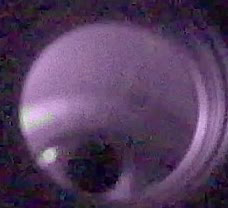
#> input picture frame 23 of OBJ 2 - RECOLECCION DE DATOS/DATOS/U2/18-10-24_12-17-17_VIDEO_OJO_UX.avi, 228 x 208 px, given in place of video_filled.avi, which was not available
$ python diametro-original.py
#> lines starting #> are read from the running program, lines starting #| are printed output that depends on the picture; after the words box and inside, x2 and y2 are one past the last pixel; in counts of white or black regions, pixels touching at a corner belong together; pictures that were not available may be replaced by others from this repository, and a replacement may not be noted
import cv2
import numpy as np

# Rutas del video
video_path = 'video_filled.avi'  # Procesado
original_video = '18-10-24_15-35-20_VIDEO_OJO_UX.avi'  # Original
output_video_path = 'video_with_detected_circles.avi'

# Cargar los videos
cap_processed = cv2.VideoCapture(video_path)
cap_original = cv2.VideoCapture(original_video)

# Verifica si los videos fueron cargados correctamente
if not cap_processed.isOpened() or not cap_original.isOpened():
    print("Error al abrir uno de los videos")
    exit()

# Obtener las propiedades del video original
frame_width = int(cap_original.get(cv2.CAP_PROP_FRAME_WIDTH))
frame_height = int(cap_original.get(cv2.CAP_PROP_FRAME_HEIGHT))
fps = int(cap_original.get(cv2.CAP_PROP_FPS))
fourcc = cv2.VideoWriter_fourcc(*'XVID')

# Crear el objeto para guardar el video procesado
out = cv2.VideoWriter(output_video_path, fourcc, fps, (frame_width, frame_height))

# Lista para almacenar los diámetros detectados
diameters = []

while True:
    # Leer frames de ambos videos
    ret_processed, frame_processed = cap_processed.read()
#> frame_processed is the input picture: shape (208, 228, 3); mean B, G, R 95.1, 62.3, 86.1
    ret_original, frame_original = cap_original.read()

    if not ret_processed or not ret_original:
        break

    # Convertir el fotograma procesado a escala de grises
    gray = cv2.cvtColor(frame_processed, cv2.COLOR_BGR2GRAY)
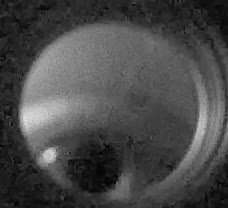
#> gray: shape (208, 228); min 0, max 227, mean 73.1

    # Suavizar la imagen para reducir ruido
    blurred = cv2.GaussianBlur(gray, (9, 9), 2)

    # Detectar círculos usando la Transformada de Hough
    circles = cv2.HoughCircles(blurred, cv2.HOUGH_GRADIENT, dp=1, minDist=30,
                               param1=20, param2=10, minRadius=20, maxRadius=25)
#> circles = [[198.5, 174.5, 22.2], [157.5, 155.5, 22.1], [120.5, 178.5, 21]]

    # Si se detectan círculos
    if circles is not None:
        circles = np.uint16(np.around(circles))
#> circles = [[198, 174, 22], [158, 156, 22], [120, 178, 21]]
        for i in circles[0, :]:
            radius = i[2]  # Radio del círculo
            diameter = 2 * int(radius)  # Convertir a entero normal
            diameters.append(diameter)

            # Dibujar el círculo detectado en el video original
            cv2.circle(frame_original, (i[0], i[1]), radius, (0, 255, 0), 2)
            cv2.circle(frame_original, (i[0], i[1]), 2, (0, 0, 255), 3)  # Centro del círculo
#> this loop made 3 passes
#> (i, radius, diameter) on passes 1 to 3: ([198, 174, 22], 22, 44), ([158, 156, 22], 22, 44), ([120, 178, 21], 21, 42)
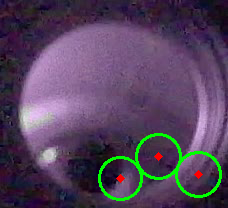
#> frame_original: shape (208, 228, 3); 2.81% of pixels changed, all inside (x1, y1, x2, y2) = (98, 133, 222, 201)
#> after the loop, diameters = [44, 44, 42]

    # Escribir el frame procesado en el nuevo video
    out.write(frame_original)

    # Mostrar el frame procesado
    cv2.imshow('Detección de Círculos en el Video Original', frame_original)
    if cv2.waitKey(1) & 0xFF == ord('q'):
#> (key q is pressed here)
        break

# Liberar recursos
cap_processed.release()
cap_original.release()
out.release()
cv2.destroyAllWindows()

# Convertir los diámetros a una lista simple de enteros
diameters = list(map(int, diameters))

# Mostrar los diámetros detectados
print(diameters)
#| [44, 44, 42]

$ run again, starting later in the video
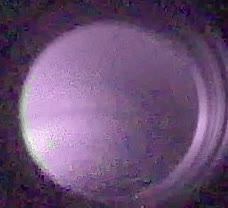
#> input picture frame 105 of OBJ 2 - RECOLECCION DE DATOS/DATOS/U2/18-10-24_12-17-17_VIDEO_OJO_UX.avi, 228 x 208 px, given in place of video_filled.avi, which was not available
#> frame_processed is the input picture: shape (208, 228, 3); mean B, G, R 116.3, 80.2, 107.6
#> `gray = cv2.cvtColor(frame_processed, cv2.COLOR_BGR2GRAY)`:
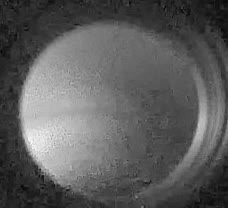
#> gray: shape (208, 228); min 6, max 250, mean 92.4
#> `circles = cv2.HoughCircles(blurred, cv2.HOUGH_GRADIENT, dp=1, minDist=..`: circles = [[68.5, 162.5, 24.4], [161.5, 148.5, 23.2], [62.5, 9.5, 22.1]]
#> `circles = np.uint16(np.around(circles))`: circles = [[68, 162, 24], [162, 148, 23], [62, 10, 22]]
#> the loop `for i in circles[0, :]:` made 3 passes
#> (i, radius, diameter) on passes 1 to 3: ([68, 162, 24], 24, 48), ([162, 148, 23], 23, 46), ([62, 10, 22], 22, 44)
#> after the loop `for i in circles[0, :]:`:
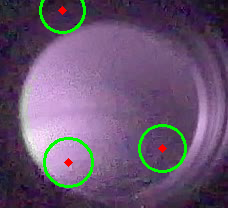
#> frame_original: shape (208, 228, 3); 2.75% of pixels changed, all inside (x1, y1, x2, y2) = (39, 0, 187, 188)
#> after the loop `for i in circles[0, :]:`: diameters = [48, 46, 44]
#| [48, 46, 44]

$ run again, starting later in the video
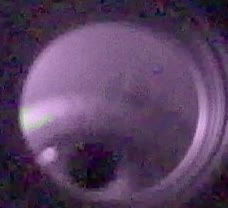
#> input picture frame 188 of OBJ 2 - RECOLECCION DE DATOS/DATOS/U2/18-10-24_12-17-17_VIDEO_OJO_UX.avi, 228 x 208 px, given in place of video_filled.avi, which was not available
#> frame_processed is the input picture: shape (208, 228, 3); mean B, G, R 98.3, 64.8, 89.7
#> `gray = cv2.cvtColor(frame_processed, cv2.COLOR_BGR2GRAY)`:
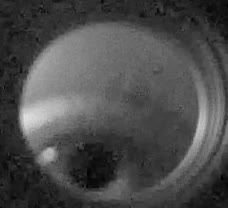
#> gray: shape (208, 228); min 2, max 226, mean 76
#> `circles = cv2.HoughCircles(blurred, cv2.HOUGH_GRADIENT, dp=1, minDist=..`: circles = [[92.5, 167.5, 22.1], [59.5, 159.5, 22.2]]
#> `circles = np.uint16(np.around(circles))`: circles = [[92, 168, 22], [60, 160, 22]]
#> the loop `for i in circles[0, :]:` made 2 passes
#> (i, radius, diameter) on passes 1 to 2: ([92, 168, 22], 22, 44), ([60, 160, 22], 22, 44)
#> after the loop `for i in circles[0, :]:`:
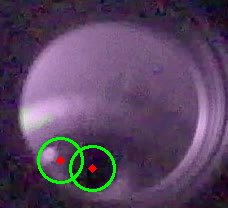
#> frame_original: shape (208, 228, 3); 1.94% of pixels changed, all inside (x1, y1, x2, y2) = (37, 137, 116, 192)
#> after the loop `for i in circles[0, :]:`: diameters = [44, 44]
#| [44, 44]
